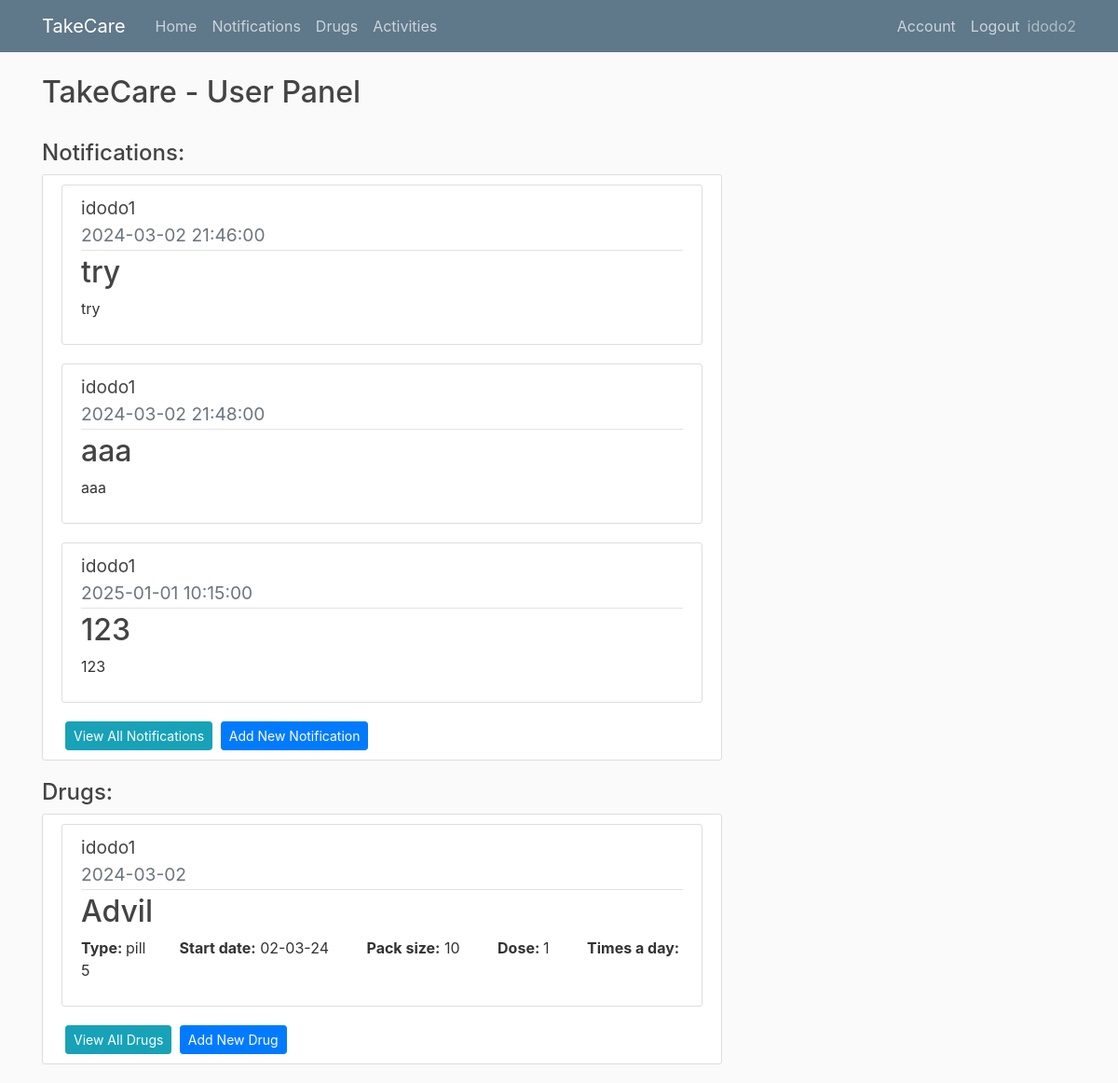
The app's page /home (signed in) with its own data.
### app/models.py (models this page shows, shortened)
class User(db.Model, UserMixin):
    id = db.Column(db.Integer, primary_key=True)
    username = db.Column(db.String(20), unique=True,nullable=False)
    email = db.Column(db.String(100), unique=True,nullable=False)
    image_file = db.Column(db.String(100),nullable=False,default='default.jpg')
    password= db.Column(db.String(60),nullable=False)
    ElderlyUser = db.relationship('Elderlyuser',backref='creator',lazy=True )
    Notifications = db.relationship('Notification',backref='creator',lazy=True )
    Drugs = db.relationship('Drug',backref='creator',lazy=True )

class Elderlyuser(db.Model, UserMixin):
    id = db.Column(db.Integer, primary_key=True)
    username = db.Column(db.String(20), unique=True,nullable=False)
    password= db.Column(db.String(60),nullable=False)
    user_id = db.Column(db.Integer, db.ForeignKey('user.id'), nullable=False)

class Notification(db.Model):
    id = db.Column(db.Integer, primary_key=True)
    title = db.Column(db.String(150),nullable=False)
    content = db.Column(db.Text,nullable=False)
    date = db.Column(db.Date,nullable=False)
    time = db.Column(db.Time,nullable=False)
    took = db.Column(db.Boolean, nullable=False)
    user_id = db.Column(db.Integer, db.ForeignKey('user.id'), nullable=False)
    elderly_user_id = db.Column(db.Integer, db.ForeignKey('elderlyuser.id'), nullable=False)

class Drug(db.Model):
    id = db.Column(db.Integer, primary_key=True)
    name = db.Column(db.String(150),nullable=False)
    type = db.Column(db.Text,nullable=False)
    dose = db.Column(db.Integer,nullable=False)
    timesaday = db.Column(db.Integer,nullable=False)
    taketime= db.Column(db.Time, nullable=False)
    gap = db.Column(db.Integer, nullable=False)
    packsize = db.Column(db.Integer,nullable=False)
    daystotake = db.Column(db.Integer,nullable=False)
    startdate = db.Column(db.Date,nullable=False)
    user_id = db.Column(db.Integer, db.ForeignKey('user.id'), nullable=False)
    elderly_user_id = db.Column(db.Integer, db.ForeignKey('elderlyuser.id'), nullable=False)
    drugschedules = db.relationship("DrugSchedule", cascade="all, delete")
    warnings = db.Column(db.String)

### app/routes.py (the view)
@app.route("/")
@app.route("/home")
@login_required
def home():
    notifications = Notification.query.filter_by(user_id=current_user.id).order_by(Notification.date.asc()).order_by(Notification.time.asc()).limit(3)
    drugs = Drug.query.filter_by(user_id=current_user.id)
    eldelys = Elderlyuser.query.filter_by(user_id=current_user.id)
    eldelys_dict = {i.id: i.username for i in eldelys}
    return render_template("home.html",notifications=notifications ,drugs=drugs,eldelys_dict=eldelys_dict)

### app/models.py (called while the page is built)
@login_manager.user_loader
def load_user(user_id):
    return User.query.get(int(user_id))

### app/templates/home.html
{% extends "layout.html" %}
{% block content %}
  <h2> TakeCare - User Panel </h2>
  <br>
  <h4>Notifications:</h4>
  <div class="content-section">
    {% if notifications.count() == 0  %}
        <h5>No notifications found</h5>
    {% else %}
      {% for notification in notifications %}
      <article class="media content-section">
        <div class="media-body">
               <div class="article-title">
                    <big>{{ eldelys_dict[notification.elderly_user_id] }}</big>
                </div>
          <div class="article-metadata">
            <big class="text-muted">{{ notification.date.strftime('%Y-%m-%d') }}    {{ notification.time }} </big>
          </div>
          <h2>{{ notification.title }}</h2>
          <p class="article-content">{{ notification.content }}</p>
        </div>
      </article>
      {% endfor %}
    {% endif %}
    <a class="btn btn-info btn-sm ml-1" href="{{url_for('notification')}}"> View All Notifications</a>
    <a class="btn btn-primary btn-sm ml-1" href="{{url_for('add_notification')}}"> Add New Notification</a>
  </div>
  <h4>Drugs:</h4>
  <div class="content-section">
    {% if drugs.count() == 0  %}
        <h5>No drugs found</h5>
    {% else %}
      {% for drug in drugs %}
      <article class="media content-section">
        <div class="media-body">
                <div class="article-title">
                    <big>{{ eldelys_dict[drug.elderly_user_id] }}</big>
                </div>
          <div class="article-metadata">
            <big class="text-muted">{{ drug.startdate.strftime('%Y-%m-%d') }} </big>
          </div>
          <h2>{{ drug.name }}</h2>
            <p>
              <strong>Type: </strong> {{ drug.type }}&nbsp; &nbsp; &nbsp; &nbsp;
              <strong>Start date:</strong> {{ drug.startdate.strftime('%d-%m-%y') }} &nbsp; &nbsp; &nbsp; &nbsp;
              <strong>Pack size:</strong> {{ drug.packsize }} &nbsp; &nbsp; &nbsp; &nbsp;
              <strong> Dose: </strong>{{ drug.dose }} &nbsp; &nbsp; &nbsp; &nbsp;
              <strong>Times a day: </strong>{{ drug.timesaday }} &nbsp;
            </p>
        </div>
      </article>
      {% endfor %}
    {% endif %}
    <a class="btn btn-info btn-sm ml-1" href="{{url_for('drugs')}}"> View All Drugs</a>
    <a class="btn btn-primary btn-sm ml-1" href="{{url_for('add_drug')}}"> Add New Drug</a>
  </div>
{% endblock content %}

### app/templates/layout.html (shortened to what this page needs)
<!DOCTYPE html>
<html>
<head>
    <link rel="stylesheet" href="https://maxcdn.bootstrapcdn.com/bootstrap/4.0.0/css/bootstrap.min.css">
    <link rel="stylesheet" type="text/css" href="{{ url_for('static', filename='main.css') }}">
</head>
<body>
    <header class="site-header">
      <nav class="navbar navbar-expand-md navbar-dark bg-steel fixed-top">
        <div class="container">
          <a class="navbar-brand mr-4" href="/">TakeCare</a>
          <div class="collapse navbar-collapse" id="navbarToggle">
            <div class="navbar-nav mr-auto">
              <a class="nav-item nav-link" href="{{url_for('home')}}">Home</a>
              <a class="nav-item nav-link" href="{{url_for('notification')}}">Notifications</a>
              <a class="nav-item nav-link" href="{{url_for('drugs')}}">Drugs</a>
              <a class="nav-item nav-link" href="{{url_for('activities')}}">Activities</a>
            </div>
            {% if not current_user.is_authenticated %}
            <div class="navbar-nav">
              <a class="nav-item nav-link" href="{{url_for('login')}}">Login</a>
              <a class="nav-item nav-link" href="{{url_for('register')}}">Register</a>
            </div>
            {% else %}
            <div class="navbar-nav">
              <a class="nav-item nav-link" href="{{url_for('account')}}">Account</a>
              <a class="nav-item nav-link" href="{{url_for('logout')}}">Logout</a>
              <sapn class="navbar-text">{{current_user.username}}</span>
            </div>
            {% endif %}
          </div>
        </div>
      </nav>
    </header>
    <main role="main" class="container">
      <div class="row">
        <div class="col-md-8">
          {% block content %} {% endblock %}
        </div>
    </main>
</body>
</html>

### app/static/main.css (style rules this page uses)
body { background: #fafafa; color: #333333; margin-top: 5rem; }
h1, h2, h3, h4, h5, h6 { color: #444444; }
.bg-steel { background-color: #5f788a; }
.site-header .navbar-nav .nav-link { color: #cbd5db; }
.content-section { background: #ffffff; padding: 10px 20px; border: 1px solid #dddddd; border-radius: 3px; margin-bottom: 20px; }
.article-title { color: #444444; }
.article-content { white-space: pre-line; }
.article-metadata { padding-bottom: 1px; margin-bottom: 4px; border-bottom: 1px solid #e3e3e3 }

### records on screen
User: username "idodo2"
Notification: date "2024-03-02", time "21:46:00", title "try", content "try"
Elderlyuser: username "idodo1"
Notification: date "2024-03-02", time "21:48:00", title "aaa", content "aaa"
Notification: date "2025-01-01", time "10:15:00", title "123", content "123"
Drug: startdate "2024-03-02", name "Advil", type "pill", startdate "02-03-24", packsize "10", dose "1", timesaday "5"
